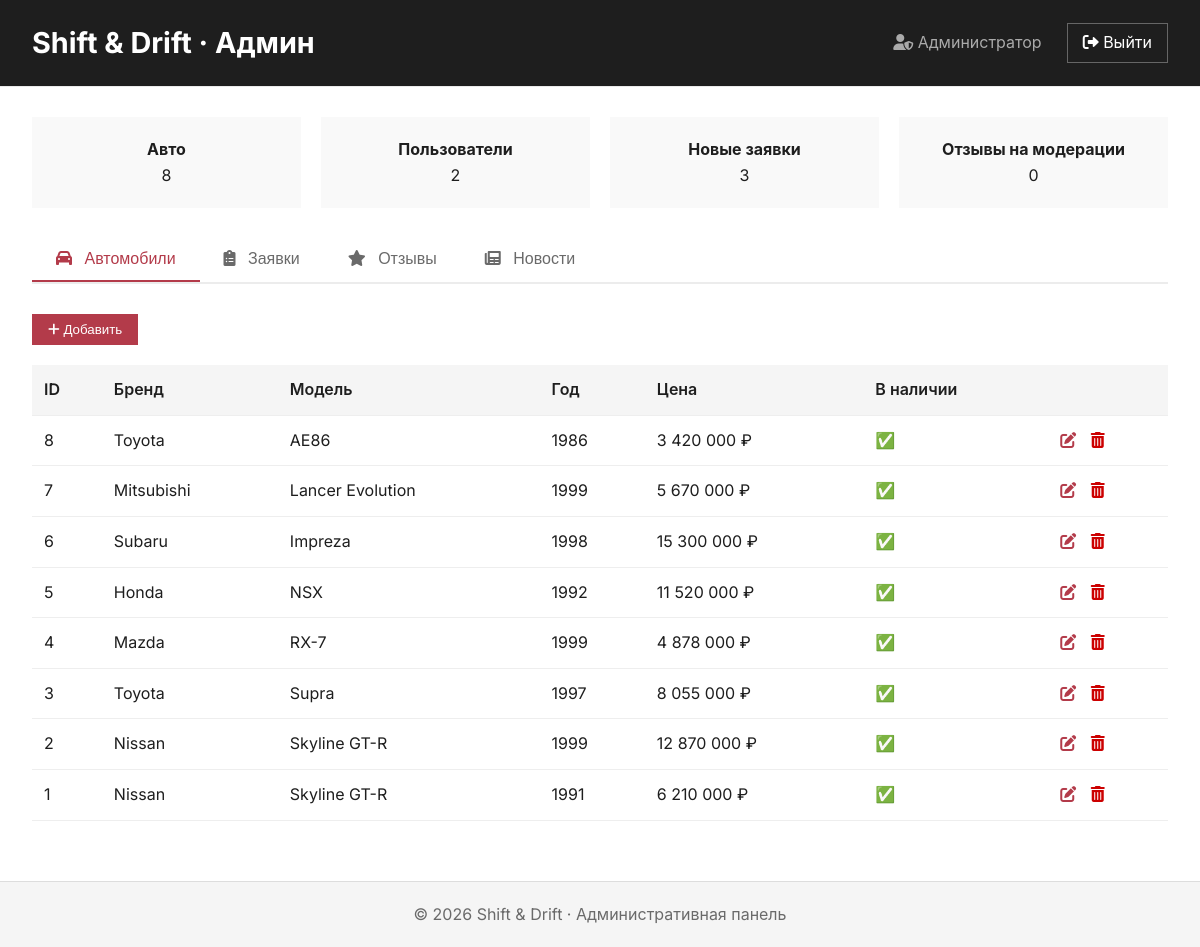
The app's page /Sharova/admin/ (signed in) with its own data.
### tables this page shows
CREATE TABLE `cars` (
  `id` int(11) NOT NULL,
  `brand_id` int(11) NOT NULL,
  `name` varchar(255) NOT NULL COMMENT 'Полное название для отображения',
  `model` varchar(100) NOT NULL,
  `generation` varchar(100) DEFAULT NULL,
  `year_from` int(11) NOT NULL,
  `year_to` int(11) DEFAULT NULL,
  `price` int(11) NOT NULL,
  `engine_type` varchar(100) DEFAULT NULL,
  `engine_volume` decimal(3,1) DEFAULT NULL,
  `engine_power` int(11) DEFAULT NULL,
  `transmission` varchar(50) DEFAULT NULL,
  `drive` varchar(50) DEFAULT NULL,
  `fuel` varchar(50) DEFAULT 'Бензин',
  `color` varchar(50) DEFAULT NULL,
  `mileage` int(11) DEFAULT NULL,
  `condition` enum('Новый','С пробегом','Реставрирован') DEFAULT 'С пробегом',
  `badge_text` varchar(100) DEFAULT NULL,
  `model_code` varchar(50) DEFAULT NULL,
  `grade_info` varchar(255) DEFAULT NULL,
  `image_url` varchar(255) DEFAULT NULL,
  `image_alt` varchar(255) DEFAULT NULL,
  `description` text NOT NULL,
  `is_available` tinyint(1) DEFAULT 1,
  `views` int(11) DEFAULT 0,
  `created_at` timestamp NOT NULL DEFAULT current_timestamp()
);

CREATE TABLE `brands` (
  `id` int(11) NOT NULL,
  `name` varchar(50) NOT NULL
);

### Sharova/config/session.php (called while the page is built, shortened)
<?php
class Session {
    public static function getUserName() {
        return $_SESSION['user_name'] ?? 'Гость';
    }
}
?>

### Sharova/admin/index.php (the view, shortened to what this page needs)
<?php
require_once '../config/session.php';
$db = Database::getInstance()->getConnection();
$tab = $_GET['tab'] ?? 'cars';
$cars = $db->query("SELECT c.*, b.name AS brand_name FROM cars c JOIN brands b ON c.brand_id = b.id ORDER BY c.id DESC");
$cars_count = $cars->num_rows;
$users_count = $db->query("SELECT COUNT(*) AS cnt FROM users")->fetch_assoc()['cnt'];
$new_requests = $db->query("SELECT COUNT(*) AS cnt FROM requests WHERE status = 'new'")->fetch_assoc()['cnt'];
$pending_reviews = $db->query("SELECT COUNT(*) AS cnt FROM reviews WHERE is_approved = 0")->fetch_assoc()['cnt'];
?>
<!DOCTYPE html>
<html lang="ru">
<head>
    <link rel="stylesheet" href="https://cdnjs.cloudflare.com/ajax/libs/font-awesome/6.0.0-beta3/css/all.min.css">
    <link rel="stylesheet" href="assets/css/style.css">
</head>
<body>
    <header class="admin-header">
        <div class="admin-container">
            <h1><a href="<?= BASE_URL ?>/admin/">Shift & Drift · Админ</a></h1>
            <nav>
                <span class="admin-user"><i class="fas fa-user-shield"></i> <?= htmlspecialchars(Session::getUserName()) ?></span>
                <a href="<?= BASE_URL ?>/logout.php" class="btn-logout"><i class="fas fa-sign-out-alt"></i> Выйти</a>
            </nav>
        </div>
    </header>
    <main>
        <div class="admin-container">
            <div style="display: grid; grid-template-columns: repeat(4,1fr); gap: 20px; margin-bottom: 30px;">
                <div style="background:#f9f9f9; padding:20px; text-align:center;"><strong>Авто</strong><br><?= $cars_count ?></div>
                <div style="background:#f9f9f9; padding:20px; text-align:center;"><strong>Пользователи</strong><br><?= $users_count ?></div>
                <div style="background:#f9f9f9; padding:20px; text-align:center;"><strong>Новые заявки</strong><br><?= $new_requests ?></div>
                <div style="background:#f9f9f9; padding:20px; text-align:center;"><strong>Отзывы на модерации</strong><br><?= $pending_reviews ?></div>
            </div>
            <div class="tabs">
                <button class="tab-btn <?= $tab === 'cars' ? 'active' : '' ?>" data-tab="cars"><i class="fas fa-car"></i> Автомобили</button>
                <button class="tab-btn <?= $tab === 'requests' ? 'active' : '' ?>" data-tab="requests"><i class="fas fa-clipboard-list"></i> Заявки</button>
                <button class="tab-btn <?= $tab === 'reviews' ? 'active' : '' ?>" data-tab="reviews"><i class="fas fa-star"></i> Отзывы</button>
                <button class="tab-btn <?= $tab === 'news' ? 'active' : '' ?>" data-tab="news"><i class="fas fa-newspaper"></i> Новости</button>
            </div>
            <div id="tab-cars" class="tab-pane <?= $tab === 'cars' ? 'active' : '' ?>">
                <button class="btn" onclick="openCarModal()"><i class="fas fa-plus"></i> Добавить</button>
                <div class="table-wrapper" style="margin-top:20px;">
                    <table>
                        <tr><th>ID</th><th>Бренд</th><th>Модель</th><th>Год</th><th>Цена</th><th>В наличии</th><th></th></tr>
                        <?php while ($car = $cars->fetch_assoc()): ?>
                        <tr>
                            <td><?= $car['id'] ?></td>
                            <td><?= htmlspecialchars($car['brand_name']) ?></td>
                            <td><?= htmlspecialchars($car['model']) ?></td>
                            <td><?= $car['year_from'] ?></td>
                            <td><?= number_format($car['price'], 0, '', ' ') ?> ₽</td>
                            <td><?= $car['is_available'] ? '✅' : '❌' ?></td>
                            <td>
                                <a href="#" onclick='editCar(<?= json_encode($car) ?>); return false;' class="btn-icon"><i class="fas fa-edit"></i></a>
                                <a href="<?= BASE_URL ?>/admin/?action=delete&type=car&id=<?= $car['id'] ?>&tab=cars" onclick="return confirm('Удалить?')" class="btn-delete"><i class="fas fa-trash-alt"></i></a>
                            </td>
                        </tr>
                        <?php endwhile; ?>
                    </table>
                </div>
            </div>
        </div>
    </main>
    <footer class="admin-footer">
        <div class="admin-container">© 2026 Shift & Drift · Административная панель</div>
    </footer>
</body>
</html>

### Sharova/assets/css/style.css (style rules this page uses)
* { margin: 0; padding: 0; box-sizing: border-box; }
body { background-color: #ffffff; font-family: 'Inter', -apple-system, BlinkMacSystemFont, sans-serif; color: #1e1e1e; line-height: 1.6; font-size: 16px; font-weight: 400; min-height: 100vh; display: flex; flex-direction: column; }
main { flex: 1; }
header { padding: 20px 0 5px; border-bottom: 1px solid #eaeaea; background-color: #fff; position: sticky; top: 0; z-index: 10; }
nav a { text-decoration: none; color: #4a4a4a; transition: color 0.2s; border-bottom: 1px solid transparent; padding-bottom: 4px; }
footer { margin-top: 100px; background-color: #f9f9f9; border-top: 1px solid #ececec; padding: 60px 0 30px; color: #4a4a4a; }
table { width: 100%; border-collapse: collapse; }
th { background: #f5f5f5; padding: 12px; text-align: left; font-weight: 600; }
td { padding: 12px; border-bottom: 1px solid #eee; }
html { scroll-padding-top: 80px; }

### Sharova/admin/index.php (style rules this page uses)
.admin-header { background: #1e1e1e; color: #fff; padding: 20px 0; margin-bottom: 30px; }
.admin-container { max-width: 1280px; margin: 0 auto; padding: 0 32px; }
.admin-header .admin-container { display: flex; justify-content: space-between; align-items: center; flex-wrap: wrap; }
.admin-header h1 { font-size: 1.8rem; margin: 0; }
.admin-header h1 a { color: #fff; text-decoration: none; }
.admin-header nav { display: flex; align-items: center; gap: 25px; }
.admin-header .admin-user { color: #aaa; }
.admin-header .btn-logout { background: transparent; border: 1px solid #666; color: #fff; padding: 6px 15px; text-decoration: none; }
.admin-footer { background: #f5f5f5; padding: 20px 0; margin-top: 60px; text-align: center; border-top: 1px solid #ddd; color: #6a6a6a; }
.tabs { display: flex; border-bottom: 2px solid #ececec; margin-bottom: 30px; }
.tab-btn { padding: 12px 24px; background: none; border: none; font-size: 1rem; font-weight: 500; color: #6a6a6a; cursor: pointer; border-bottom: 2px solid transparent; }
.tab-btn i { margin-right: 8px; }
.tab-btn.active { color: #b33b4a; border-bottom-color: #b33b4a; }
.tab-pane { display: none; }
.tab-pane.active { display: block; }
.table-wrapper { overflow-x: auto; }
table { width: 100%; border-collapse: collapse; }
th, td { padding: 12px; text-align: left; border-bottom: 1px solid #eee; }
th { background: #f5f5f5; }
.btn { padding: 8px 16px; background: #b33b4a; color: #fff; border: none; cursor: pointer; text-decoration: none; }
.btn-icon { color: #b33b4a; margin-right: 10px; background: none; border: none; cursor: pointer; }
.btn-delete { color: #c00; }

### records on screen
cars: id "8", brand.name "Toyota", model "AE86", year_from "1986", price "3 420 000"
cars: id "7", brand.name "Mitsubishi", model "Lancer Evolution", year_from "1999", price "5 670 000"
cars: id "6", brand.name "Subaru", model "Impreza", year_from "1998", price "15 300 000"
cars: id "5", brand.name "Honda", model "NSX", year_from "1992", price "11 520 000"
cars: id "4", brand.name "Mazda", model "RX-7", year_from "1999", price "4 878 000"
cars: id "3", brand.name "Toyota", model "Supra", year_from "1997", price "8 055 000"
cars: id "2", brand.name "Nissan", model "Skyline GT-R", year_from "1999", price "12 870 000"
cars: id "1", brand.name "Nissan", model "Skyline GT-R", year_from "1991", price "6 210 000"

### other values on screen
Session::getUserName() "Администратор"
$cars_count "8"
$users_count "2"
$new_requests "3"
$pending_reviews "0"
